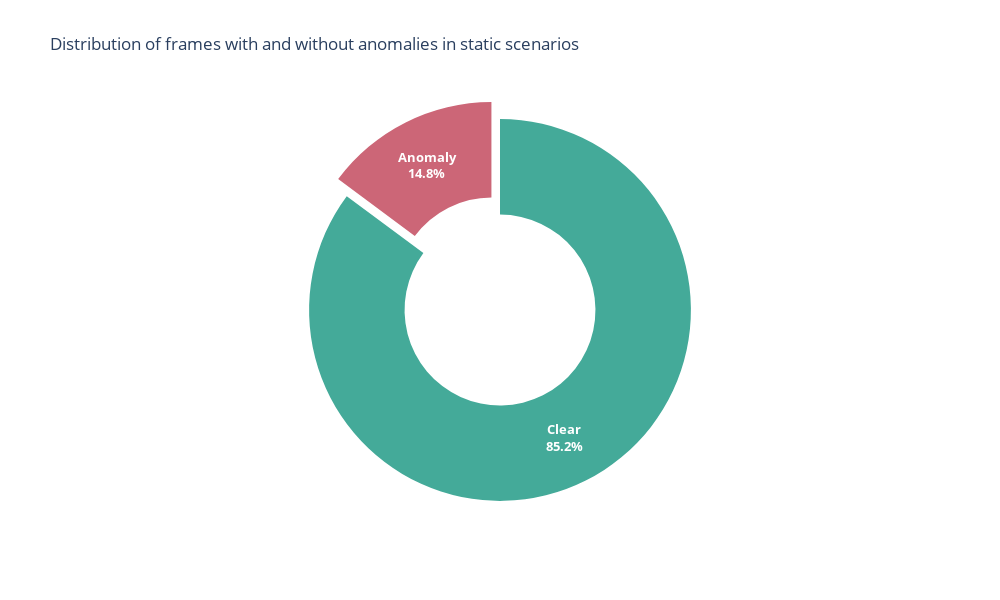

The notebook cell this image was saved under:
### Code cell
# convert total number of anomaly and clear frames to a dataframe
# df_static = pd.DataFrame({"Frames": ["Anomaly", "Clear"], "Count": [static_anom_frames, static_clear_frames]})
fig = go.Figure(data=[go.Pie(
    labels=["Anomaly", "Clear"], 
    values=[static_anom_frames, static_clear_frames],
    pull=[0.1, 0.0],
    hole=0.5,
    marker=dict(colors=["#CC6677", "#44AA99"]))]
)

title = "Distribution of frames with and without anomalies in static scenarios"
fig.update_traces(textinfo='percent+label', texttemplate='<b>%{label}</br></br>%{percent}</b>')
# make text on the plot white and bold
fig.update_traces(textfont_color="white")
fig.update_traces(textfont_size=13)

fig.update_layout(title=title, showlegend=False)
fig.update_layout(width=1000, height=600)
fig.update_layout(template="plotly_white")

static_visibile_anomaly_fig = fig
static_visibile_anomaly_fig.write_image("Plots/static_visability_distr.svg")
static_visibile_anomaly_fig.show()

### Figure 1 — Plotly figure (JSON) as saved in the notebook; plotly's stock layout.template omitted (floating-point values rounded to 4 significant figures)
{"data": [{"hole": 0.5, "labels": ["Anomaly", "Clear"], "marker": {"colors": ["#CC6677", "#44AA99"]}, "pull": [0.1, 0.0], "values": [69107, 396869], "type": "pie", "textinfo": "percent+label", "texttemplate": "<b>%{label}</br></br>%{percent}</b>", "textfont": {"color": "white", "size": 13}}], "layout": {"title": {"text": "Distribution of frames with and without anomalies in static scenarios"}, "showlegend": false, "width": 1000, "height": 600}}
